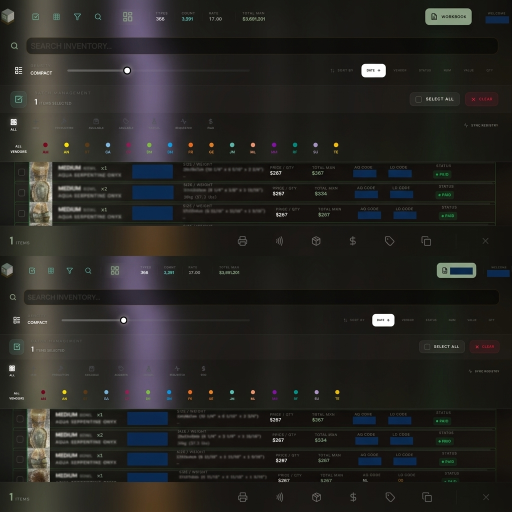
#> input picture tutorial/1.png, 1024 x 1024 px, found by its file name (shown at 1/2 size)
$ python blur_1.py
#> lines starting #> are read from the running program, lines starting #| are printed output that depends on the picture
from PIL import Image, ImageFilter

try:
    img_path = "public/tutorial/1.png"
    y_start = 500

    img = Image.open(img_path)
#> img is the input picture: PIL image 1024x1024 RGB; mean R, G, B 39, 38.1, 35

    # Blur username
    username_box = (1750, 40, 1900, 90)
    u_crop = img.crop(username_box)
#> u_crop: PIL image 150x50 RGB; every value is 0
    u_blur = u_crop.filter(ImageFilter.GaussianBlur(radius=15))
    img.paste(u_blur, username_box)

    # Blur item details
    items_box = (150, y_start, 1920, img.height)
#> items_box = (150, 500, 1920, 1024)
    i_crop = img.crop(items_box)
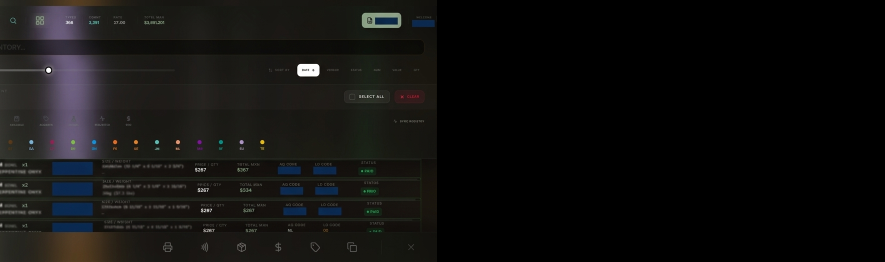
#> i_crop: PIL image 1770x524 RGB (shown at 1/2 size); mean R, G, B 16.6, 16.1, 15.1
    i_blur = i_crop.filter(ImageFilter.GaussianBlur(radius=15))
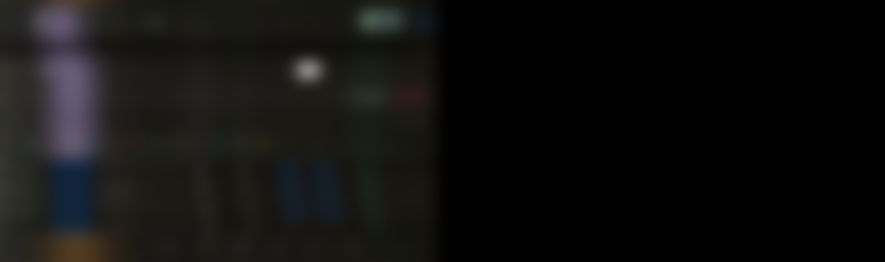
#> i_blur: PIL image 1770x524 RGB (shown at 1/2 size); mean R, G, B 16.6, 16.1, 15.1
    img.paste(i_blur, items_box)
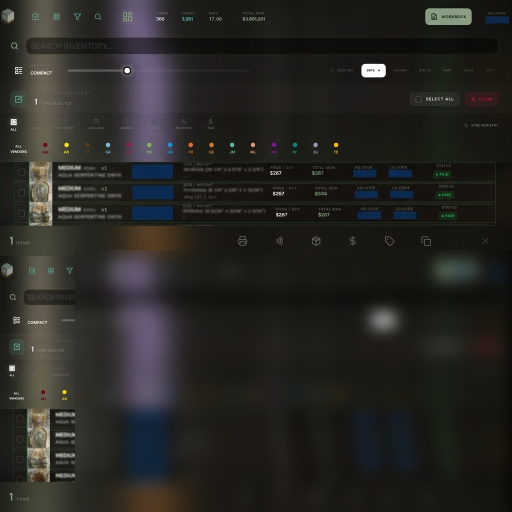
#> img: PIL image 1024x1024 RGB (shown at 1/2 size); mean R, G, B 39, 38, 35

    img.save("public/tutorial/1_blurred.png")
    print("Processed and saved as 1_blurred.png")
except Exception as e:
    print(f"Failed: {e}")

$ run again, with tutorial/step1.png copied over tutorial/1.png
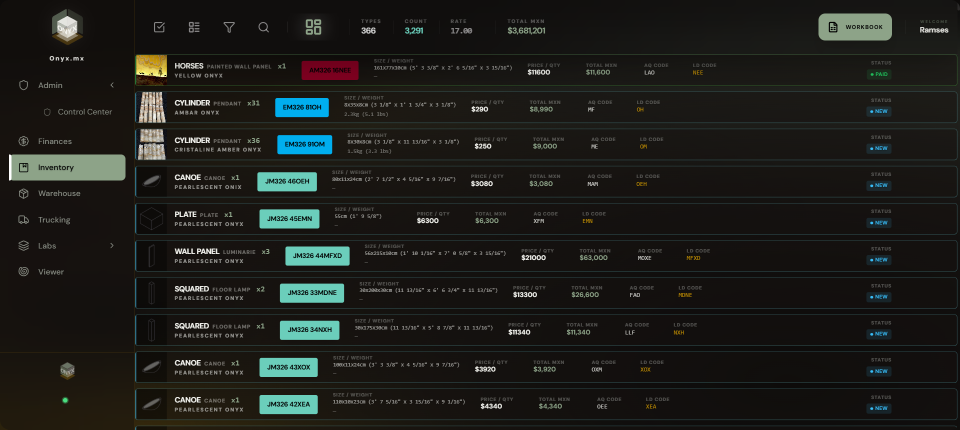
#> input picture tutorial/step1.png, 1920 x 859 px, found by its file name (shown at 1/2 size)
#> img is the input picture: PIL image 1920x859 RGB; mean R, G, B 29.4, 30.2, 26.6
#> `i_blur = i_crop.filter(ImageFilter.GaussianBlur(radius=15))`:
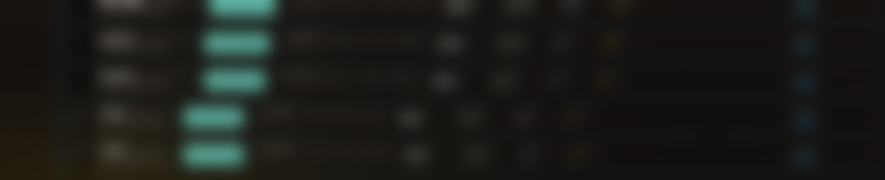
#> i_blur: PIL image 1770x359 RGB (shown at 1/2 size); mean R, G, B 27.4, 28.6, 25.1
#> `img.paste(i_blur, items_box)`:
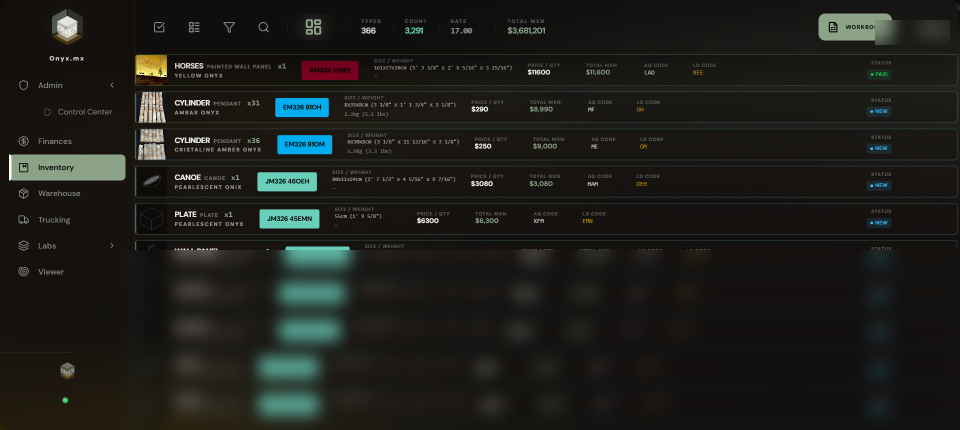
#> img: PIL image 1920x859 RGB (shown at 1/2 size); mean R, G, B 29.4, 30.1, 26.6

$ run again, with tutorial/step2.png copied over tutorial/1.png
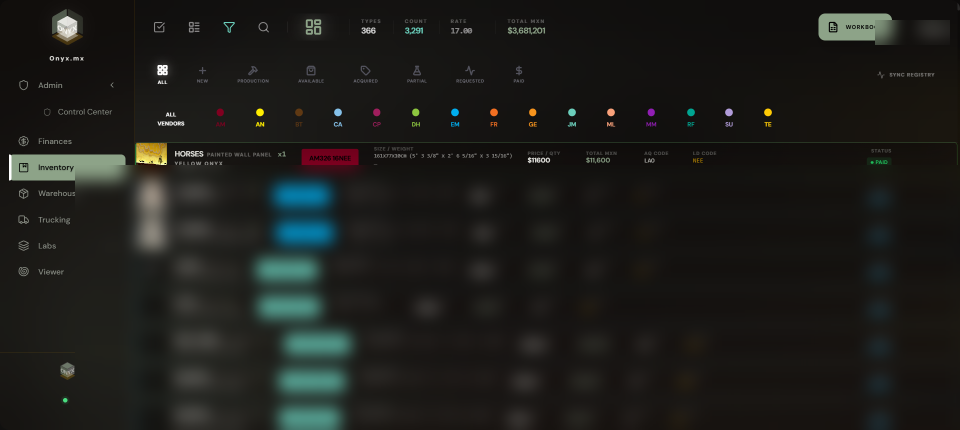
#> input picture tutorial/step2.png, 1920 x 859 px, found by its file name (shown at 1/2 size)
#> img is the input picture: PIL image 1920x859 RGB; mean R, G, B 29.1, 29.5, 26.5
#> `u_crop = img.crop(username_box)`:
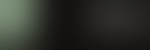
#> u_crop: PIL image 150x50 RGB; mean R, G, B 46.4, 48.7, 42.4
#> `i_crop = img.crop(items_box)`:
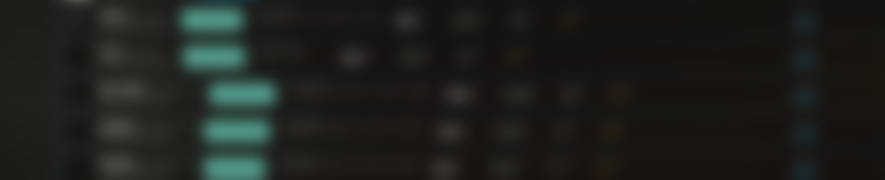
#> i_crop: PIL image 1770x359 RGB (shown at 1/2 size); mean R, G, B 30.4, 32, 28.6

$ run again, with tutorial/step3.png copied over tutorial/1.png
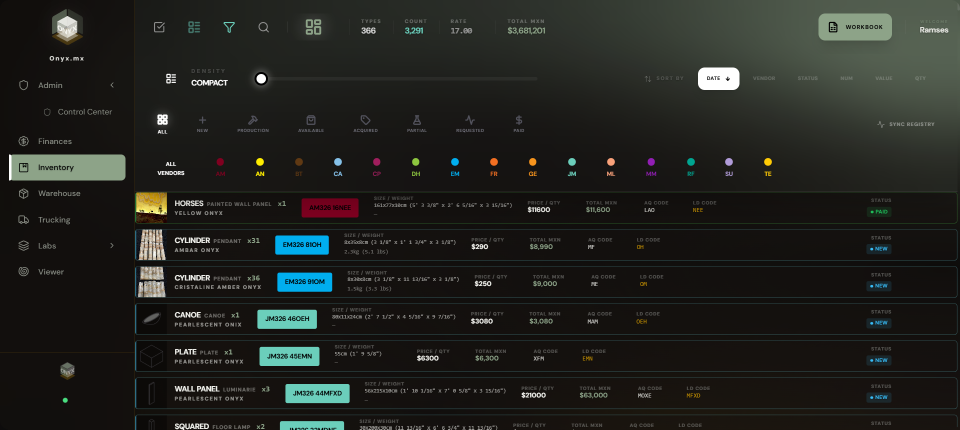
#> input picture tutorial/step3.png, 1920 x 859 px, found by its file name (shown at 1/2 size)
#> img is the input picture: PIL image 1920x859 RGB; mean R, G, B 34.1, 35.4, 31.5
#> `i_blur = i_crop.filter(ImageFilter.GaussianBlur(radius=15))`:
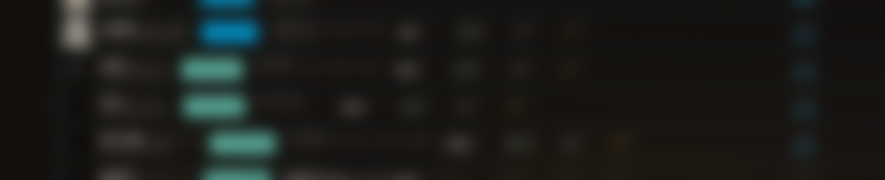
#> i_blur: PIL image 1770x359 RGB (shown at 1/2 size); mean R, G, B 26.9, 28.5, 25.9
#> `img.paste(i_blur, items_box)`:
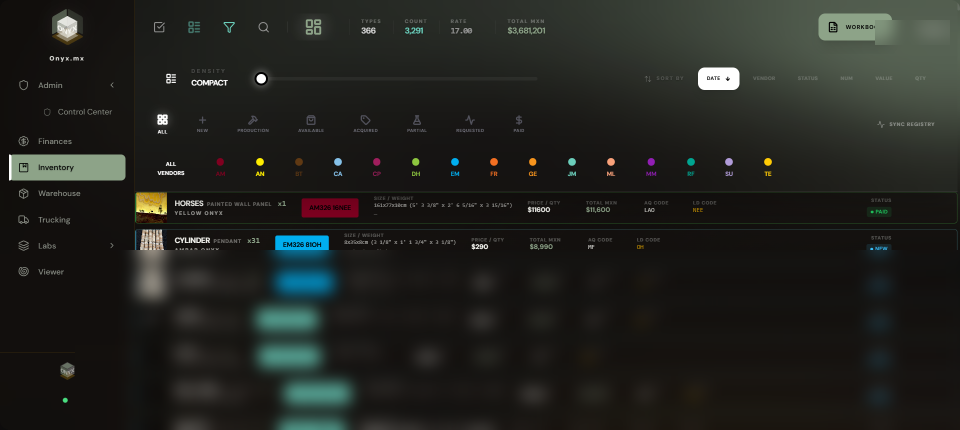
#> img: PIL image 1920x859 RGB (shown at 1/2 size); mean R, G, B 34.1, 35.4, 31.5
